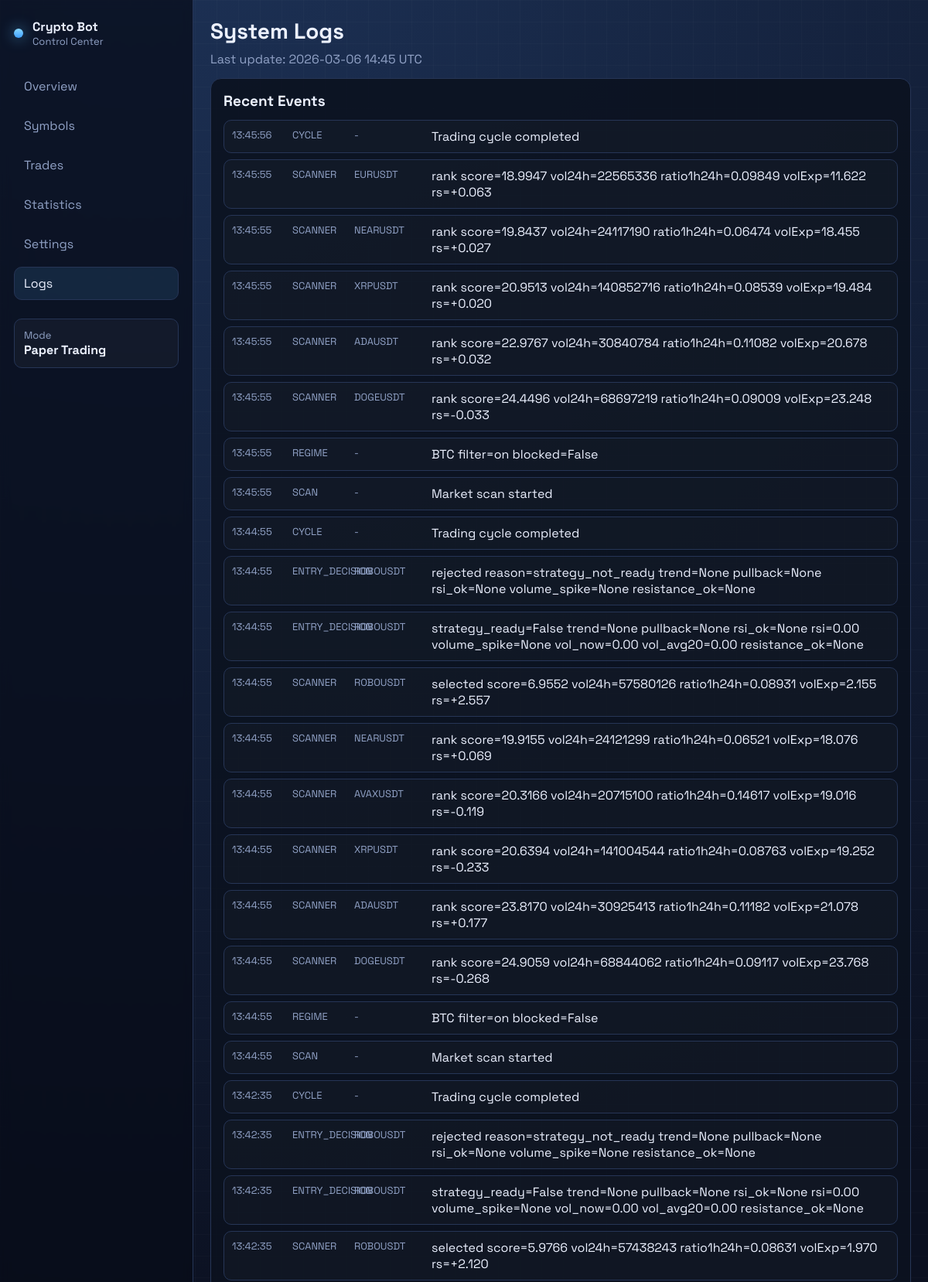
Page /logs (upper part) on the committed database.
### app/models/log_entry.py (models this page shows)
class LogEntry(Base):
    __tablename__ = "logs"
    id = Column(Integer, primary_key=True, index=True)
    timestamp = Column(DateTime, default=datetime.utcnow, nullable=False, index=True)
    event_type = Column(String(20), nullable=False)
    symbol = Column(String(20), nullable=True)
    message = Column(Text, nullable=False)

### app/main.py (the view)
@app.get("/logs", response_class=HTMLResponse)
async def logs(request: Request) -> HTMLResponse:
    db = SessionLocal()
    try:
        rows = db.query(LogEntry).order_by(desc(LogEntry.timestamp)).limit(80).all()
        logs_data = [
            {
                "time": r.timestamp.strftime("%H:%M:%S"),
                "event": r.event_type,
                "symbol": r.symbol or "-",
                "message": r.message,
            }
            for r in rows
        ]
        ctx = _base_context("logs")
        ctx.update({"request": request, "logs": logs_data})
        return templates.TemplateResponse("logs.html", ctx)
    finally:
        db.close()

### app/web/templates/logs.html (shortened to what this page needs)
{% extends "base.html" %}
{% block page_title %}System Logs{% endblock %}
{% block content %}
<section class="panel">
  <div class="panel-head">
    <h2>Recent Events</h2>
  </div>
  <div class="log-list">
    {% for l in logs %}
      <div class="log-item">
        <span class="time">{{ l.time }}</span>
        <span class="tag">{{ l.event }}</span>
        <span class="symbol">{{ l.symbol }}</span>
        <p>{{ l.message }}</p>
      </div>
    {% endfor %}
  </div>
</section>
{% endblock %}

### app/web/static/styles.css (style rules this page uses)
:root { --bg: #0b1020; --bg-soft: #131a2f; --panel: #11192b; --line: #263556; --text: #ecf1ff; --muted: #91a2c6; --up: #2dd4a8; --down: #ff6c78; --accent: #59b7ff; --warn: #ffb020; }
* { box-sizing: border-box; }
body { margin: 0; font-family: "Space Grotesk", sans-serif; background: radial-gradient(circle at 15% -5%, #1e345a 0%, transparent 35%), radial-gradient(circle at 105% 120%, #193a38 0%, transparent 40%), var(--bg); color: var(--text); }
.card, .panel { border: 1px solid var(--line); background: rgba(12, 18, 32, 0.9); border-radius: 14px; }
.panel { padding: 16px; margin-top: 14px; }
.panel-head { display: flex; justify-content: space-between; align-items: center; margin-bottom: 12px; }
.panel-head h2 { margin: 0; font-size: 19px; }
.log-list { display: flex; flex-direction: column; gap: 8px; }
.log-item { border: 1px solid var(--line); border-radius: 10px; padding: 10px; background: rgba(255, 255, 255, 0.02); display: grid; grid-template-columns: 68px 70px 90px 1fr; gap: 10px; align-items: start; }
.log-item .time, .log-item .tag, .log-item .symbol { color: var(--muted); font-size: 13px; }
.log-item p { margin: 0; }

### rows in the picture
LogEntry: time "13:45:56", event "CYCLE", symbol "-", message "Trading cycle completed"
LogEntry: time "13:45:55", event "SCANNER", symbol "EURUSDT", message "rank score=18.9947 vol24h=22565336 ratio1h24h=0.09849 volExp=11.622 rs=+0.063"
LogEntry: time "13:45:55", event "SCANNER", symbol "NEARUSDT", message "rank score=19.8437 vol24h=24117190 ratio1h24h=0.06474 volExp=18.455 rs=+0.027"
LogEntry: time "13:45:55", event "SCANNER", symbol "XRPUSDT", message "rank score=20.9513 vol24h=140852716 ratio1h24h=0.08539 volExp=19.484 rs=+0.020"
LogEntry: time "13:45:55", event "SCANNER", symbol "ADAUSDT", message "rank score=22.9767 vol24h=30840784 ratio1h24h=0.11082 volExp=20.678 rs=+0.032"
LogEntry: time "13:45:55", event "SCANNER", symbol "DOGEUSDT", message "rank score=24.4496 vol24h=68697219 ratio1h24h=0.09009 volExp=23.248 rs=-0.033"
LogEntry: time "13:45:55", event "REGIME", symbol "-", message "BTC filter=on blocked=False"
LogEntry: time "13:45:55", event "SCAN", symbol "-", message "Market scan started"
LogEntry: time "13:44:55", event "CYCLE", symbol "-", message "Trading cycle completed"
LogEntry: time "13:44:55", event "ENTRY_DECISION", symbol "ROBOUSDT", message "rejected reason=strategy_not_ready trend=None pullback=None rsi_ok=None volume_spike=None resistance_ok=None"
LogEntry: time "13:44:55", event "ENTRY_DECISION", symbol "ROBOUSDT", message "strategy_ready=False trend=None pullback=None rsi_ok=None rsi=0.00 volume_spike=None vol_now=0.00 vol_avg20=0.00 resistance_ok=None"
LogEntry: time "13:44:55", event "SCANNER", symbol "ROBOUSDT", message "selected score=6.9552 vol24h=57580126 ratio1h24h=0.08931 volExp=2.155 rs=+2.557"
LogEntry: time "13:44:55", event "SCANNER", symbol "NEARUSDT", message "rank score=19.9155 vol24h=24121299 ratio1h24h=0.06521 volExp=18.076 rs=+0.069"
LogEntry: time "13:44:55", event "SCANNER", symbol "AVAXUSDT", message "rank score=20.3166 vol24h=20715100 ratio1h24h=0.14617 volExp=19.016 rs=-0.119"
LogEntry: time "13:44:55", event "SCANNER", symbol "XRPUSDT", message "rank score=20.6394 vol24h=141004544 ratio1h24h=0.08763 volExp=19.252 rs=-0.233"
LogEntry: time "13:44:55", event "SCANNER", symbol "ADAUSDT", message "rank score=23.8170 vol24h=30925413 ratio1h24h=0.11182 volExp=21.078 rs=+0.177"
LogEntry: time "13:44:55", event "SCANNER", symbol "DOGEUSDT", message "rank score=24.9059 vol24h=68844062 ratio1h24h=0.09117 volExp=23.768 rs=-0.268"
LogEntry: time "13:44:55", event "REGIME", symbol "-", message "BTC filter=on blocked=False"
LogEntry: time "13:44:55", event "SCAN", symbol "-", message "Market scan started"
LogEntry: time "13:42:35", event "CYCLE", symbol "-", message "Trading cycle completed"
LogEntry: time "13:42:35", event "ENTRY_DECISION", symbol "ROBOUSDT", message "rejected reason=strategy_not_ready trend=None pullback=None rsi_ok=None volume_spike=None resistance_ok=None"
LogEntry: time "13:42:35", event "ENTRY_DECISION", symbol "ROBOUSDT", message "strategy_ready=False trend=None pullback=None rsi_ok=None rsi=0.00 volume_spike=None vol_now=0.00 vol_avg20=0.00 resistance_ok=None"
LogEntry: time "13:42:35", event "SCANNER", symbol "ROBOUSDT", message "selected score=5.9766 vol24h=57438243 ratio1h24h=0.08631 volExp=1.970 rs=+2.120"

### other values in the picture
{{ last_update }} "2026-03-06 14:45 UTC"
